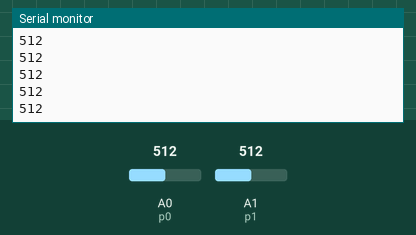
A sketch run on a simulated Arduino Uno, built with avr-gcc and run on an emulated ATmega328P. On the bench: the last lines printed to the serial monitor. Inputs (shaded band) come from the test bench; at power-on: A0 (p0) = 512, A1 (p1) = 512.

Above: at 1.6 s.
1.7 s: A0 (p0) set to 716
At 2.26 s:
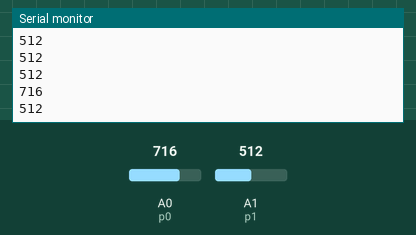
3.2 s: A1 (p1) set to 306
At 3.46 s:
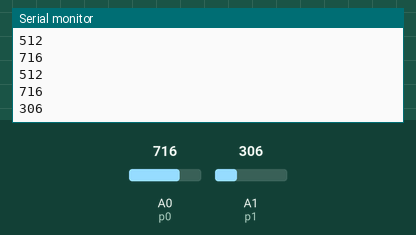
4.7 s: A0 (p0) set to 900
At 5.07 s:
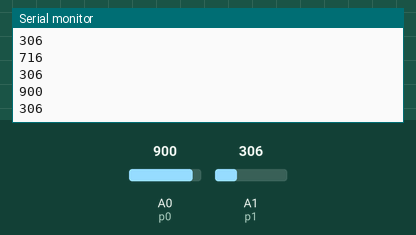
6.2 s: A1 (p1) set to 122
At 6.67 s:
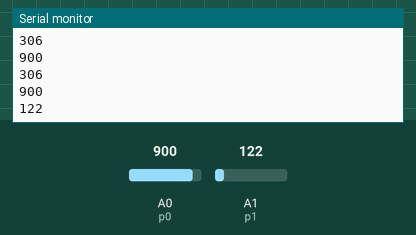
Timing chart, 0 to 8.7 s (numbered marks = the images above; inputs shaded):
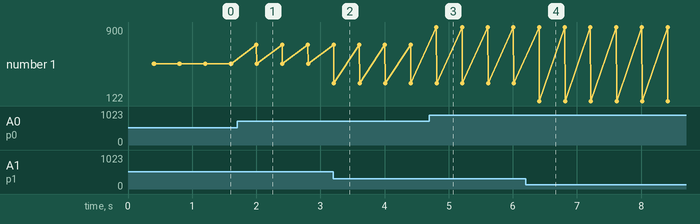

The sketch:

sketch_sep21b.ino
```cpp
int trigPin = 19;
int echoPin = 18;
int p0 = A0;
int p1 = A1;

void setup() {
  pinMode(trigPin, OUTPUT);
  pinMode(echoPin, OUTPUT);
  pinMode(p0, INPUT);
  pinMode(p1, INPUT);
  Serial.begin(9600);

}

void loop() {

  digitalWrite(trigPin, LOW);
  delay(100);
  digitalWrite(trigPin, HIGH);
  delay(100);
  digitalWrite(echoPin, LOW);
  delay(100);
  digitalWrite(echoPin, HIGH);
  delay(100);

  int p0value = analogRead(A0);
  int p1value = analogRead(A1);

  Serial.println(p0value);
  Serial.println(p1value);

}
```

Measured:
- after the input at 1.7 s, the serial monitor: prints a new line after 0.30 s (image 1)
- after the input at 3.2 s, the serial monitor: prints a new line at once (image 2)
- after the input at 4.7 s, the serial monitor: prints a new line after 0.11 s (image 3)
- after the input at 6.2 s, the serial monitor: prints a new line after 0.21 s (image 4)
- plotted number 1: 512 → 306 after the input at 3.2 s, 306 → 122 after the input at 6.2 s
